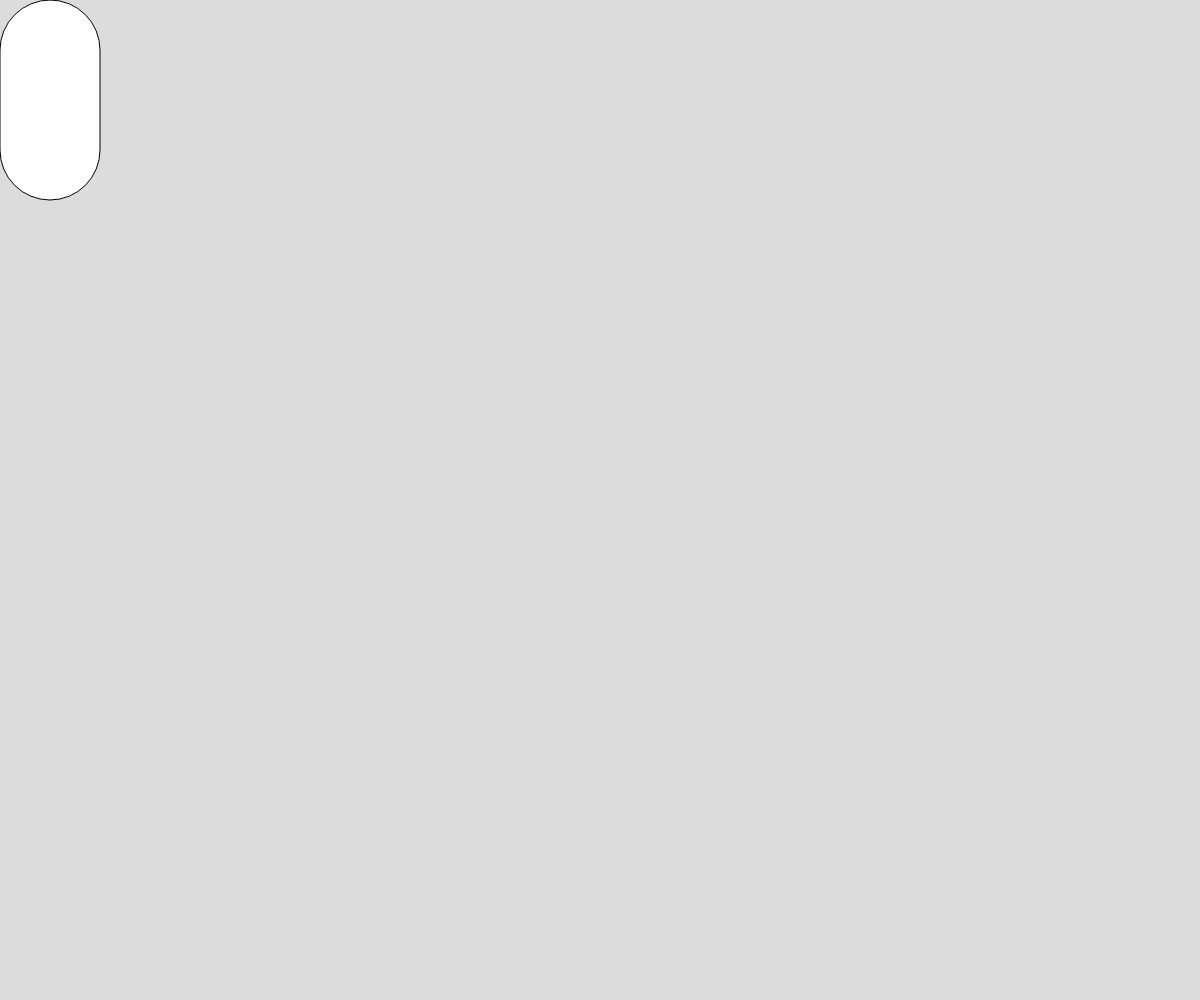
Frame 1 (no input)
Frame 60 (no input): identical to frame 1, image omitted
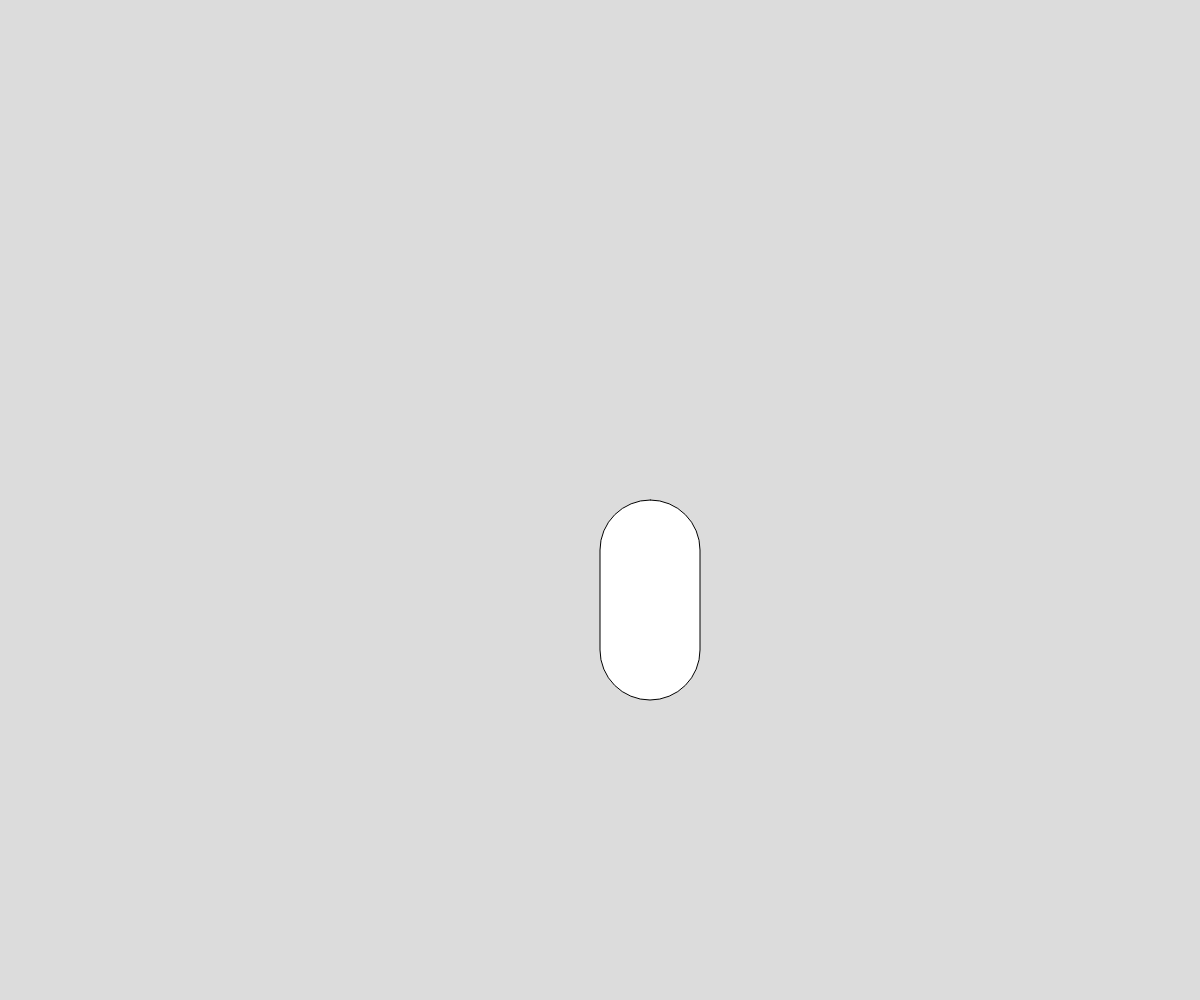
Frame 120 (the mouse pressed at the canvas centre since frame 60)

The p5.js sketch that drew these frames (run headless with seeded random() and noise() and a simulated clock; from frame 60 on, the mouse is pressed at the canvas centre):

// p5.js sketch
// ── sketch.js
//First day of VSC


function setup() {
  createCanvas(windowWidth, windowHeight);
}

function draw() {
  background(220);
  rect(mouseX,mouseY,100,200,50);
}
